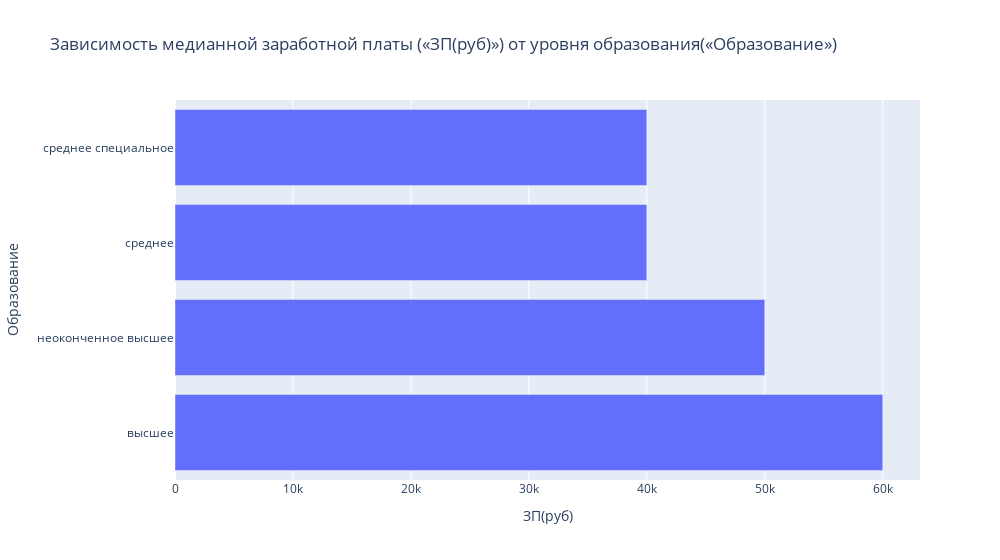

Source (notebook cell):
### Markdown cell above
4. Постройте диаграмму, которая показывает зависимость **медианной** желаемой заработной платы (**"ЗП (руб)"**) от уровня образования (**"Образование"**). Используйте для диаграммы данные о резюме, где желаемая заработная плата меньше 1 млн рублей.
*Сделайте выводы по представленной диаграмме: для каких уровней образования наблюдаются наибольшие и наименьшие уровни желаемой заработной платы? Как вы считаете, важен ли признак уровня образования при прогнозировании заработной платы?*

### Code cell
# ваш код здесь

filter_zp = df.loc[df['ЗП(руб)']<1000000].groupby('Образование', as_index=False)['ЗП(руб)'].median()

fig = px.bar(
    data_frame = filter_zp,
    x = 'ЗП(руб)',
    y = 'Образование',
    title = 'Зависимость медианной заработной платы («ЗП(руб)») от уровня образования(«Образование»)',
    width=1000,
)
fig.show()

fig.write_html("/home/mur/Attest1/plotly/bar4.html")

### Figure 1 — Plotly figure (JSON) as saved in the notebook; plotly's stock layout.template omitted (floating-point values rounded to 4 significant figures)
{"data": [{"alignmentgroup": "True", "hovertemplate": "ЗП(руб)=%{x}<br>Образование=%{y}<extra></extra>", "legendgroup": "", "marker": {"color": "#636efa", "pattern": {"shape": ""}}, "name": "", "offsetgroup": "", "orientation": "h", "showlegend": false, "textposition": "auto", "type": "bar", "x": [60000, 50000, 40000, 40000], "xaxis": "x", "y": ["высшее", "неоконченное высшее", "среднее", "среднее специальное"], "yaxis": "y"}], "layout": {"barmode": "relative", "legend": {"tracegroupgap": 0}, "title": {"text": "Зависимость медианной заработной платы («ЗП(руб)») от уровня образования(«Образование»)"}, "width": 1000, "xaxis": {"anchor": "y", "domain": [0, 1], "title": {"text": "ЗП(руб)"}}, "yaxis": {"anchor": "x", "domain": [0, 1], "title": {"text": "Образование"}}}}
